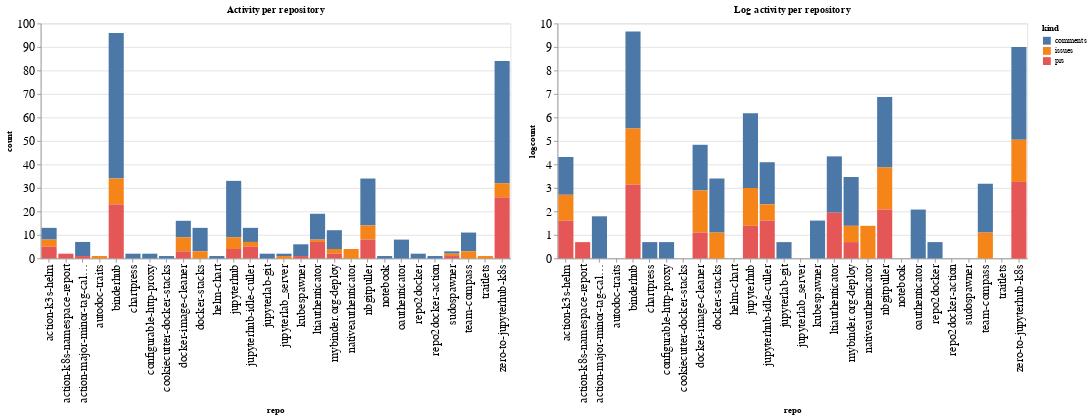

The notebook cell this image was saved under:
### Code cell
ch1 = alt.Chart(repo_summaries, width=600, title="Activity per repository").mark_bar().encode(
    x='repo',
    y='count',
    color='kind',
    tooltip="kind"
)

ch2 = alt.Chart(repo_summaries, width=600, title="Log activity per repository").mark_bar().encode(
    x='repo',
    y='logcount',
    color='kind',
    tooltip="kind"
)

ch1 | ch2

### Figure 1 — Vega-Lite specification as saved in the notebook (floating-point values rounded to 4 significant figures)
{"config": {"axisLeft": {"labelFontSize": 15}, "axisBottom": {"labelFontSize": 15}}, "hconcat": [{"mark": "bar", "encoding": {"color": {"type": "nominal", "field": "kind"}, "tooltip": {"type": "nominal", "field": "kind"}, "x": {"type": "nominal", "field": "repo"}, "y": {"type": "quantitative", "field": "count"}}, "title": "Activity per repository", "width": 600}, {"mark": "bar", "encoding": {"color": {"type": "nominal", "field": "kind"}, "tooltip": {"type": "nominal", "field": "kind"}, "x": {"type": "nominal", "field": "repo"}, "y": {"type": "quantitative", "field": "logcount"}}, "title": "Log activity per repository", "width": 600}], "data": {"name": "data-afe6c60e67f4be385257d8fc9ec9da9a"}, "$schema": "https://vega.github.io/schema/vega-lite/v4.8.1.json", "datasets": {"data-afe6c60e67f4be385257d8fc9ec9da9a": [{"repo": "action-k3s-helm", "kind": "comments", "count": 5, "logcount": 1.609}, {"repo": "action-k3s-helm", "kind": "issues", "count": 3, "logcount": 1.099}, {"repo": "action-k3s-helm", "kind": "prs", "count": 5, "logcount": 1.609}, {"repo": "action-k8s-namespace-report", "kind": "prs", "count": 2, "logcount": 0.6931}, {"repo": "action-major-minor-tag-calculator", "kind": "comments", "count": 6, "logcount": 1.792}, {"repo": "action-major-minor-tag-calculator", "kind": "prs", "count": 1, "logcount": 0.0}, {"repo": "autodoc-traits", "kind": "issues", "count": 1, "logcount": 0.0}, {"repo": "binderhub", "kind": "comments", "count": 62, "logcount": 4.127}, {"repo": "binderhub", "kind": "issues", "count": 11, "logcount": 2.398}, {"repo": "binderhub", "kind": "prs", "count": 23, "logcount": 3.135}, {"repo": "chartpress", "kind": "comments", "count": 2, "logcount": 0.6931}, {"repo": "configurable-http-proxy", "kind": "comments", "count": 2, "logcount": 0.6931}, {"repo": "cookiecutter-docker-stacks", "kind": "comments", "count": 1, "logcount": 0.0}, {"repo": "docker-image-cleaner", "kind": "comments", "count": 7, "logcount": 1.946}, {"repo": "docker-image-cleaner", "kind": "issues", "count": 6, "logcount": 1.792}, {"repo": "docker-image-cleaner", "kind": "prs", "count": 3, "logcount": 1.099}, {"repo": "docker-stacks", "kind": "comments", "count": 10, "logcount": 2.303}, {"repo": "docker-stacks", "kind": "issues", "count": 3, "logcount": 1.099}, {"repo": "helm-chart", "kind": "comments", "count": 1, "logcount": 0.0}, {"repo": "jupyterhub", "kind": "comments", "count": 24, "logcount": 3.178}, {"repo": "jupyterhub", "kind": "issues", "count": 5, "logcount": 1.609}, {"repo": "jupyterhub", "kind": "prs", "count": 4, "logcount": 1.386}, {"repo": "jupyterhub-idle-culler", "kind": "comments", "count": 6, "logcount": 1.792}, {"repo": "jupyterhub-idle-culler", "kind": "issues", "count": 2, "logcount": 0.6931}, {"repo": "jupyterhub-idle-culler", "kind": "prs", "count": 5, "logcount": 1.609}, {"repo": "jupyterlab-git", "kind": "comments", "count": 2, "logcount": 0.6931}, {"repo": "jupyterlab_server", "kind": "comments", "count": 1, "logcount": 0.0}, {"repo": "jupyterlab_server", "kind": "issues", "count": 1, "logcount": 0.0}, {"repo": "kubespawner", "kind": "comments", "count": 5, "logcount": 1.609}, {"repo": "kubespawner", "kind": "prs", "count": 1, "logcount": 0.0}, {"repo": "ltiauthenticator", "kind": "comments", "count": 11, "logcount": 2.398}, {"repo": "ltiauthenticator", "kind": "issues", "count": 1, "logcount": 0.0}, {"repo": "ltiauthenticator", "kind": "prs", "count": 7, "logcount": 1.946}, {"repo": "mybinder.org-deploy", "kind": "comments", "count": 8, "logcount": 2.079}, {"repo": "mybinder.org-deploy", "kind": "issues", "count": 2, "logcount": 0.6931}, {"repo": "mybinder.org-deploy", "kind": "prs", "count": 2, "logcount": 0.6931}, {"repo": "nativeauthenticator", "kind": "issues", "count": 4, "logcount": 1.386}, {"repo": "nbgitpuller", "kind": "comments", "count": 20, "logcount": 2.996}, {"repo": "nbgitpuller", "kind": "issues", "count": 6, "logcount": 1.792}, {"repo": "nbgitpuller", "kind": "prs", "count": 8, "logcount": 2.079}, {"repo": "notebook", "kind": "comments", "count": 1, "logcount": 0.0}, {"repo": "oauthenticator", "kind": "comments", "count": 8, "logcount": 2.079}, {"repo": "repo2docker", "kind": "comments", "count": 2, "logcount": 0.6931}, {"repo": "repo2docker-action", "kind": "comments", "count": 1, "logcount": 0.0}, {"repo": "sudospawner", "kind": "comments", "count": 1, "logcount": 0.0}, {"repo": "sudospawner", "kind": "issues", "count": 1, "logcount": 0.0}, {"repo": "sudospawner", "kind": "prs", "count": 1, "logcount": 0.0}, {"repo": "team-compass", "kind": "comments", "count": 8, "logcount": 2.079}, {"repo": "team-compass", "kind": "issues", "count": 3, "logcount": 1.099}, {"repo": "traitlets", "kind": "issues", "count": 1, "logcount": 0.0}, {"repo": "zero-to-jupyterhub-k8s", "kind": "comments", "count": 52, "logcount": 3.951}, {"repo": "zero-to-jupyterhub-k8s", "kind": "issues", "count": 6, "logcount": 1.792}, {"repo": "zero-to-jupyterhub-k8s", "kind": "prs", "count": 26, "logcount": 3.258}]}}
